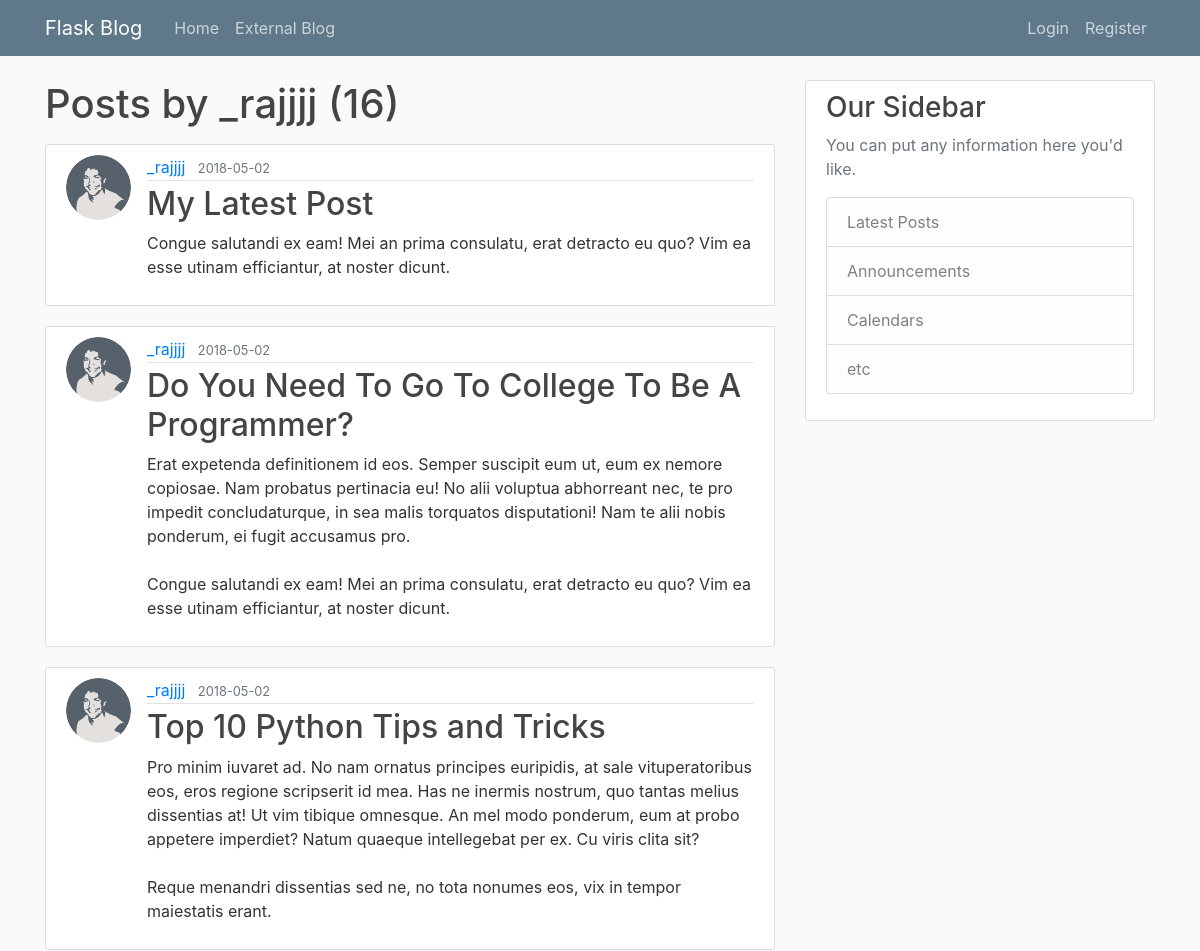
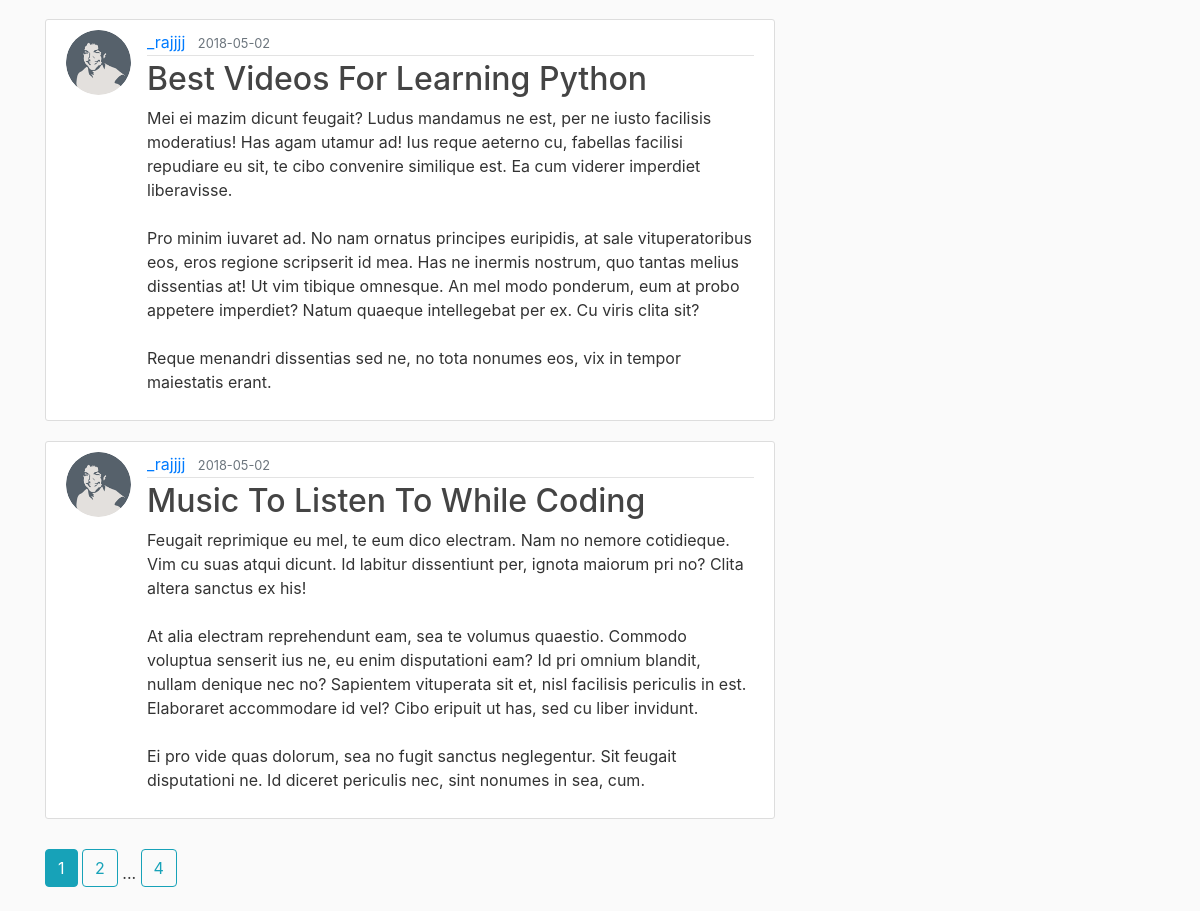
The page /user/_rajjjj on the database as committed earlier (2 pictures, top to bottom).
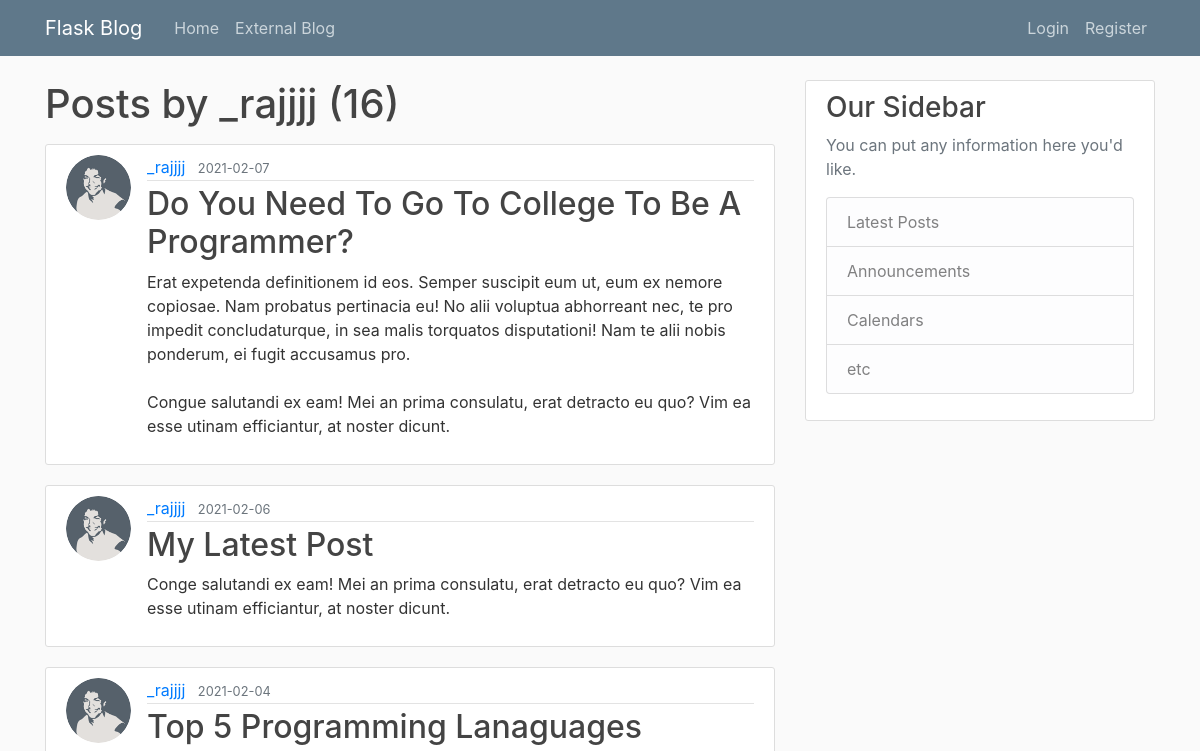
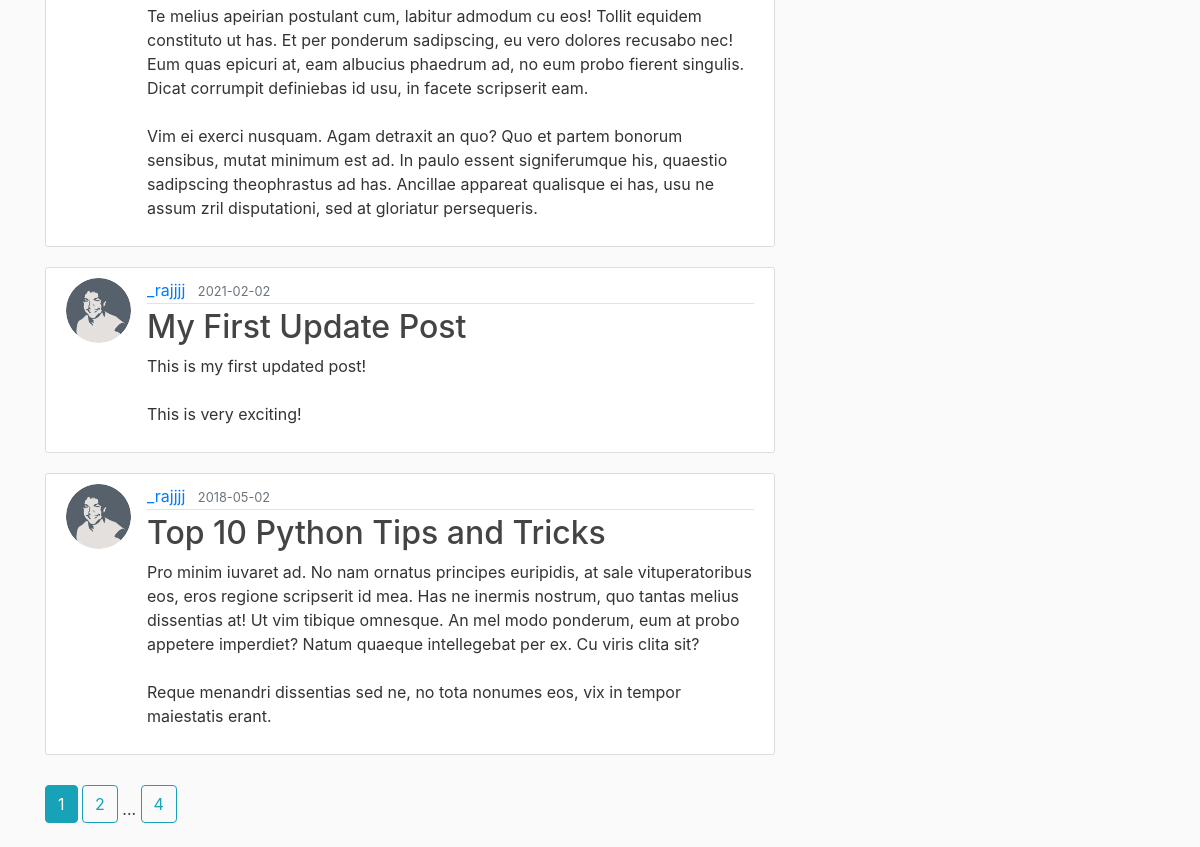
The same page on the database as committed later (2 pictures, top to bottom).
### flaskblog/models.py (models this page shows, shortened)
class User(db.Model, UserMixin):
    id = db.Column(db.Integer, primary_key=True)
    username = db.Column(db.String(20), unique=True, nullable=False)
    email = db.Column(db.String(120), unique=True, nullable=False)
    image_file = db.Column(db.String(20), nullable=False, default='default.jpg')
    password = db.Column(db.String(60), nullable=False)
    posts = db.relationship('Post', backref='author', lazy=True)

class Post(db.Model):
    id = db.Column(db.Integer, primary_key=True)
    title = db.Column(db.String(100), nullable=False)
    date_posted = db.Column(db.DateTime, nullable=False, default=datetime.utcnow)
    content = db.Column(db.Text, nullable=False)
    user_id = db.Column(db.Integer, db.ForeignKey('user.id'), nullable=False)

### flaskblog/routes.py (the view)
@app.route("/user/<string:username>")
def user_posts(username):
    page = request.args.get('page', 1, type=int)
    user = User.query.filter_by(username=username).first_or_404()
    posts = Post.query.filter_by(author=user)\
        .order_by(Post.date_posted.desc())\
        .paginate(page=page, per_page=5)
    return render_template('user_posts.html', posts=posts, user=user)

### flaskblog/templates/user_posts.html
{% extends "layout.html" %}
{% block content %}
    <h1 class="mb-3">Posts by {{ user.username }} ({{ posts.total }})</h1>
    {% for post in posts.items %}
        <article class="media content-section">
          <img class="rounded-circle article-img" src="{{ url_for('static', filename='profile_pics/' + post.author.image_file) }}">
          <div class="media-body">
            <div class="article-metadata">
              <a class="mr-2" href="{{ url_for('user_posts', username=post.author.username) }}">{{ post.author.username }}</a>
              <small class="text-muted">{{ post.date_posted.strftime('%Y-%m-%d') }}</small>
            </div>
            <h2><a class="article-title" href="{{ url_for('post', post_id=post.id) }}">{{ post.title }}</a></h2>
            <p class="article-content">{{ post.content }}</p>
          </div>
        </article>
    {% endfor %}
    {% for page_num in posts.iter_pages(left_edge=1, right_edge=1, left_current=1, right_current=2) %}
      {% if page_num %}
        {% if posts.page == page_num %}
          <a class="btn btn-info mb-4" href="{{ url_for('user_posts', username=user.username, page=page_num) }}">{{ page_num }}</a>
        {% else %}
          <a class="btn btn-outline-info mb-4" href="{{ url_for('user_posts', username=user.username, page=page_num) }}">{{ page_num }}</a>
        {% endif %}
      {% else %}
        ...
      {% endif %}
    {% endfor %}
{% endblock content %}

### flaskblog/templates/layout.html (shortened to what this page needs)
<!DOCTYPE html>
<html>
<head>
    <link rel="stylesheet" href="https://maxcdn.bootstrapcdn.com/bootstrap/4.0.0/css/bootstrap.min.css">
    <link rel="stylesheet" href="http://code.jquery.com/ui/1.12.1/themes/base/jquery-ui.css">
    <link rel="stylesheet" type="text/css" href="{{ url_for('static', filename='main.css') }}">
</head>
<body>
    <header class="site-header">
      <nav class="navbar navbar-expand-md navbar-dark bg-steel fixed-top">
        <div class="container">
          <a class="navbar-brand mr-4" href="/">Flask Blog</a>
          <div class="collapse navbar-collapse" id="navbarToggle">
            <div class="navbar-nav mr-auto">
              <a class="nav-item nav-link" href="{{ url_for('home') }}">Home</a>
              <a class="nav-item nav-link" href="{{ url_for('externalBlog') }}">External Blog</a>
            </div>
            <div class="navbar-nav">
              {% if current_user.is_authenticated %}
                <a class="nav-item nav-link" href="{{ url_for('new_post') }}">New Post</a>
                <a class="nav-item nav-link" href="{{ url_for('account') }}">Account</a>
                <a class="nav-item nav-link" href="{{ url_for('logout') }}">Logout</a>
              {% else %}
                <a class="nav-item nav-link" href="{{ url_for('login') }}">Login</a>
                <a class="nav-item nav-link" href="{{ url_for('register') }}">Register</a>
              {% endif %}
            </div>
          </div>
        </div>
      </nav>
    </header>
    <main role="main" class="container">
      <div class="row">
        <div class="col-md-8">
          {% block content %}{% endblock %}
        </div>
        <div class="col-md-4">
          <div class="content-section">
            <h3>Our Sidebar</h3>
            <p class='text-muted'>You can put any information here you'd like.
              <ul class="list-group">
                <li class="list-group-item list-group-item-light">Latest Posts</li>
                <li class="list-group-item list-group-item-light">Announcements</li>
                <li class="list-group-item list-group-item-light">Calendars</li>
                <li class="list-group-item list-group-item-light">etc</li>
              </ul>
            </p>
          </div>
        </div>
      </div>
    </main>
  </body>
</html>

### flaskblog/static/main.css (style rules this page uses)
body { background: #fafafa; color: #333333; margin-top: 5rem; }
h1, h2, h3, h4, h5, h6 { color: #444444; }
.bg-steel { background-color: #5f788a; }
.site-header .navbar-nav .nav-link { color: #cbd5db; }
.content-section { background: #ffffff; padding: 10px 20px; border: 1px solid #dddddd; border-radius: 3px; margin-bottom: 20px; }
.article-title { color: #444444; }
.article-content { white-space: pre-line; }
.article-img { height: 65px; width: 65px; margin-right: 16px; }
.article-metadata { padding-bottom: 1px; margin-bottom: 4px; border-bottom: 1px solid #e3e3e3 }
.btn { padding: .375rem .75rem; margin-top:10px; }

Rows that differ between the two databases and show on the page:
no longer on this page (row unchanged): Post: image_file (picture), author.username "_rajjjj", date_posted "2018-05-02", title "Best Videos For Learning Python", content "Mei ei mazim dicunt feugait? Ludus mandamus ne est, per ne iusto facilisis moderatius! Has agam utamur ad! Ius reque aeterno cu, fabellas facilisi repudiare eu sit, te cibo convenire similique est. Ea cum viderer imperdiet liberavisse. Pro minim iuvaret ad. No nam ornatus principes euripidis, at sale vituperatoribus eos, eros regione scripserit id mea. Has ne inermis nostrum, quo tantas melius dissentias at! Ut vim tibique omnesque. An mel modo ponderum, eum at probo appetere imperdiet? Natum quaeque intellegebat per ex. Cu viris clita sit? Reque menandri dissentias sed ne, no tota nonumes eos, vix in tempor maiestatis erant."
no longer on this page (row unchanged): Post: image_file (picture), author.username "_rajjjj", date_posted "2018-05-02", title "Music To Listen To While Coding", content "Feugait reprimique eu mel, te eum dico electram. Nam no nemore cotidieque. Vim cu suas atqui dicunt. Id labitur dissentiunt per, ignota maiorum pri no? Clita altera sanctus ex his! At alia electram reprehendunt eam, sea te volumus quaestio. Commodo voluptua senserit ius ne, eu enim disputationi eam? Id pri omnium blandit, nullam denique nec no? Sapientem vituperata sit et, nisl facilisis periculis in est. Elaboraret accommodare id vel? Cibo eripuit ut has, sed cu liber invidunt. Ei pro vide quas dolorum, sea no fugit sanctus neglegentur. Sit feugait disputationi ne. Id diceret periculis nec, sint nonumes in sea, cum."
changed Post "Do You Need To Go To College To Be A Programmer?": date_posted "2018-05-02" → "2021-02-07"; moves up the list
changed Post "My Latest Post": date_posted "2018-05-02" → "2021-02-06"; content "Congue salutandi ex eam! Mei an prima consulatu, erat detracto eu quo? Vim ea esse utinam efficiantur, at noster dicunt." → "Conge salutandi ex eam! Mei an prima consulatu, erat detracto eu quo? Vim ea esse utinam efficiantur, at noster dicunt."
now on this page (row edited): Post: image_file (picture), author.username "_rajjjj", date_posted "2021-02-04", title "Top 5 Programming Lanaguages", content "Te melius apeirian postulant cum, labitur admodum cu eos! Tollit equidem constituto ut has. Et per ponderum sadipscing, eu vero dolores recusabo nec! Eum quas epicuri at, eam albucius phaedrum ad, no eum probo fierent singulis. Dicat corrumpit definiebas id usu, in facete scripserit eam. Vim ei exerci nusquam. Agam detraxit an quo? Quo et partem bonorum sensibus, mutat minimum est ad. In paulo essent signiferumque his, quaestio sadipscing theophrastus ad has. Ancillae appareat qualisque ei has, usu ne assum zril disputationi, sed at gloriatur persequeris."
now on this page (row edited): Post: image_file (picture), author.username "_rajjjj", date_posted "2021-02-02", title "My First Update Post", content "This is my first updated post! This is very exciting!"
